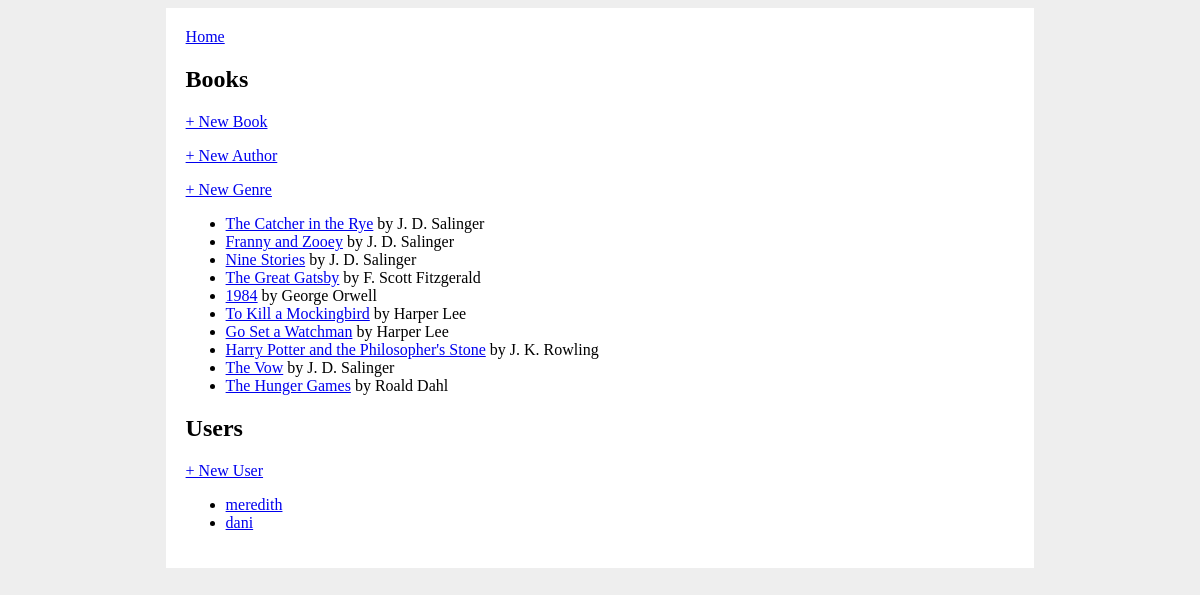
The page / on the database its author committed.
### books_app/models.py (models this page shows, shortened)
class Book(db.Model):
    id = db.Column(db.Integer, primary_key=True)
    title = db.Column(db.String(80), nullable=False)
    publish_date = db.Column(db.Date)
    author_id = db.Column(db.Integer, db.ForeignKey("author.id"), nullable=False)
    author = db.relationship("Author", back_populates="books")
    audience = db.Column(db.Enum(Audience), default=Audience.ALL)
    genres = db.relationship("Genre", secondary="book_genre", back_populates="books")
    users_who_favorited = db.relationship(
        "User", secondary="user_book", back_populates="favorite_books"
    )

class Author(db.Model):
    id = db.Column(db.Integer, primary_key=True)
    name = db.Column(db.String(80), nullable=False)
    biography = db.Column(db.String(200))
    books = db.relationship("Book", back_populates="author")

class User(db.Model):
    id = db.Column(db.Integer, primary_key=True)
    username = db.Column(db.String(80), nullable=False, unique=True)
    favorite_books = db.relationship(
        "Book", secondary="user_book", back_populates="users_who_favorited"
    )

### books_app/routes.py (the view)
@main.route("/")
def homepage():
    all_books = Book.query.all()
    all_users = User.query.all()
    return render_template("home.html", all_books=all_books, all_users=all_users)

### books_app/templates/home.html
{% extends 'base.html' %}
{% block content %}
<h2>Books</h2>
<p>
    <a href="/create_book">+ New Book</a>
</p>
<p>
    <a href="/create_author">+ New Author</a>
</p>
<p>
    <a href="/create_genre">+ New Genre</a>
</p>
<ul>
{% for book in all_books %}
    <li><a href="/book/{{ book.id }}">{{ book.title }}</a> by {{ book.author.name }}</li>
{% endfor %}
</ul>
<h2>Users</h2>
<p>
    <a href="/create_user">+ New User</a>
</p>
<ul>
    {% for user in all_users %}
        <li><a href="/profile/{{ user.username }}">{{ user.username }}</a></li>
    {% endfor %}
</ul>
{% endblock %}

### books_app/templates/base.html (shortened to what this page needs)
<!DOCTYPE html>
<html>
    <head>
        <link rel="stylesheet" href="/static/style.css">
    </head>
    <body>
        <div id="content">
            <a href="/">Home</a>
            {% block content %}{% endblock %}
        </div>
    </body>
</html>

### books_app/static/style.css (style rules this page uses)
body { display: flex; flex-direction: column; align-items: center; background-color: #eee; }
#content { width: 70%; background-color: white; padding: 20px; }

### rows shown on the page
Book: title "The Catcher in the Rye", author.name "J. D. Salinger"
Book: title "Franny and Zooey", author.name "J. D. Salinger"
Book: title "Nine Stories", author.name "J. D. Salinger"
Book: title "The Great Gatsby", author.name "F. Scott Fitzgerald"
Book: title "1984", author.name "George Orwell"
Book: title "To Kill a Mockingbird", author.name "Harper Lee"
Book: title "Go Set a Watchman", author.name "Harper Lee"
Book: title "Harry Potter and the Philosopher's Stone", author.name "J. K. Rowling"
Book: title "The Vow", author.name "J. D. Salinger"
Book: title "The Hunger Games", author.name "Roald Dahl"
User: username "meredith"
User: username "dani"
